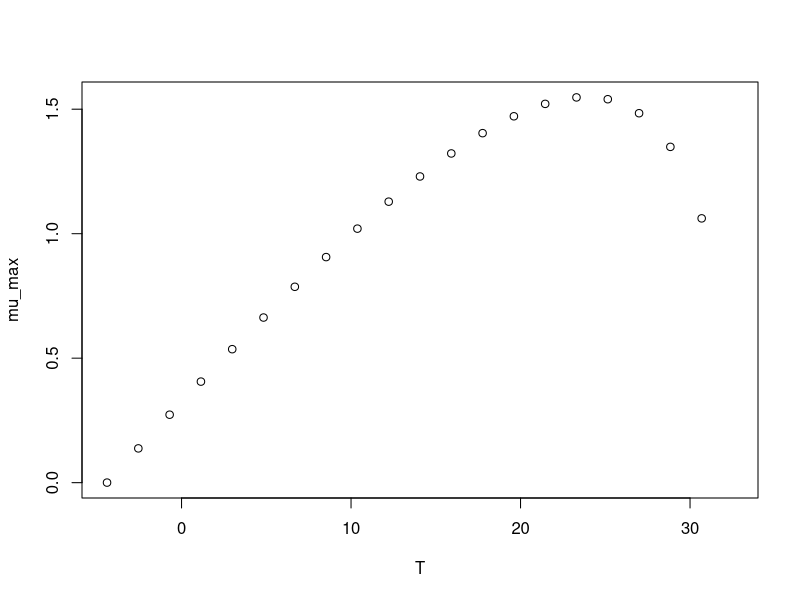

The R script that drew this image:
#############################
# start of Parameter script
#############################
T <- seq(-4.3956043956044,32.5325,length.out=21)
#############################
# end of Parameter script
#############################
############################# 
# start of Model script Gropin ID 171 
#############################
 
# constant coefficients for this model
Tmin <- -4.4
Topt <- 23.9
Tmax <- 32.5
 
variables <- data.frame(T)
argumentsPar <- expand.grid(variables)
 
# heart of the model
response_surface <- function(T) {
   mumax <-((2.4^0.5)*(((T-Tmax)*(T-Tmin)^2)/((Topt-Tmin)*(((Topt-Tmin)*(T-Topt))-((Topt-Tmax)*(Topt+Tmin-2*T)))))^0.5)

return(mumax=mumax)
} 

# output parameters
mumax <- cbind(argumentsPar,response_surface(argumentsPar['T']))
colnames(mumax) <- c(colnames(argumentsPar),'mumax')
#############################
# End of Model script
#############################
############################# 
# start of Visualisation script Gropin ID 171 
#############################
plot(T,mumax$mumax,
                          xlab='T',
                          ylab='mu_max')
#############################
# End of Visualisation script
#############################
